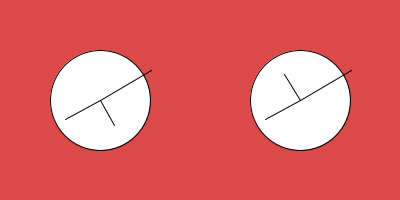
Frame 1 (no input)
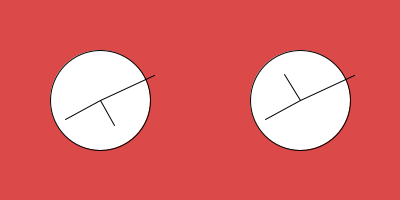
Frame 60 (the mouse pressed at the canvas centre just before this capture)
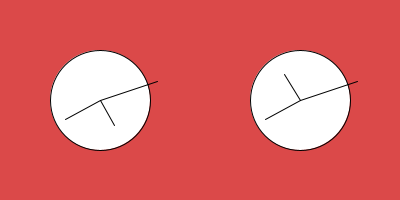
Frame 120 (the mouse held since frame 60 and released just before this capture)

The Processing sketch that drew these frames (run headless with seeded random() and noise(); from frame 60 on, the mouse is pressed at the canvas centre):

// Processing sketch: horloge_2
// ── horloge_2.pde
float taille_des_heures = 30;
float taille_des_minutes = 40;
float taille_des_secondes = 60;

float time_offset = 0;

void setup(){
  size(400,200);// width height 
}

void draw(){
    
  background(219,73,73); // color
  
  time_offset = 0;
  translate(100,100); // dx, dy
DessineUneHorloge();
  
  time_offset = -6;
  translate(200,0); // dx, dy
DessineUneHorloge();
  
} 

void DessineUneHorloge(){
    ellipse(0,0,100,100);// centerX, centerY, width, height
  //
  //
  pushMatrix();
  rotate((time_offset+hour())*TWO_PI/12); // angle radians  
  line(0,0,0,-taille_des_heures);
  popMatrix();
  //
  pushMatrix();
  rotate(minute()*TWO_PI/60); // angle radians  
  line(0,0,0,-taille_des_minutes);
  popMatrix();
  //
  pushMatrix();
  rotate(second()*TWO_PI/60); // angle radians  
  line(0,0,0,-taille_des_secondes);
  popMatrix();
  //
  
}
